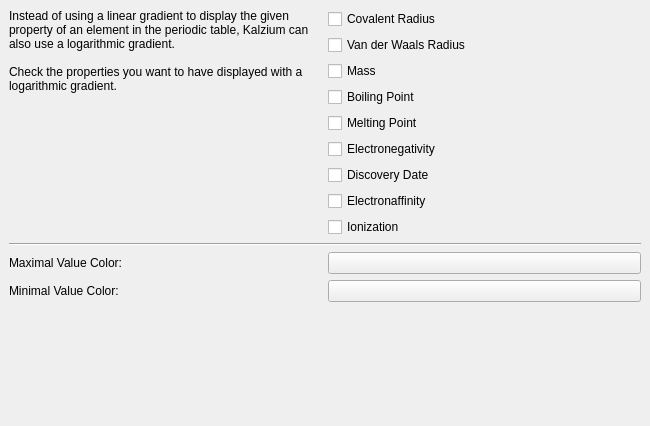
<?xml version="1.0" encoding="UTF-8"?>
<ui version="4.0">
 <class>setupGradients</class>
 <widget class="QWidget" name="setupGradients">
  <property name="geometry">
   <rect>
    <x>0</x>
    <y>0</y>
    <width>650</width>
    <height>426</height>
   </rect>
  </property>
  <property name="windowTitle">
   <string>Gradients</string>
  </property>
  <layout class="QVBoxLayout">
   <property name="spacing">
    <number>6</number>
   </property>
   <property name="margin">
    <number>9</number>
   </property>
   <item>
    <layout class="QHBoxLayout" name="horizontalLayout_3">
     <item>
      <widget class="QLabel" name="label">
       <property name="sizePolicy">
        <sizepolicy hsizetype="Preferred" vsizetype="Preferred">
         <horstretch>0</horstretch>
         <verstretch>0</verstretch>
        </sizepolicy>
       </property>
       <property name="maximumSize">
        <size>
         <width>318</width>
         <height>16777215</height>
        </size>
       </property>
       <property name="styleSheet">
        <string/>
       </property>
       <property name="text">
        <string>Instead of using a linear gradient to display the given property of an element in the periodic table, Kalzium can also use a logarithmic gradient.

Check the properties you want to have displayed with a logarithmic gradient.</string>
       </property>
       <property name="textFormat">
        <enum>Qt::AutoText</enum>
       </property>
       <property name="alignment">
        <set>Qt::AlignLeading|Qt::AlignLeft|Qt::AlignTop</set>
       </property>
       <property name="wordWrap">
        <bool>true</bool>
       </property>
      </widget>
     </item>
     <item>
      <layout class="QVBoxLayout">
       <item>
        <widget class="QCheckBox" name="kcfg_LogarithmicCovalentRadiusGradient">
         <property name="text">
          <string>Covalent Radius</string>
         </property>
        </widget>
       </item>
       <item>
        <widget class="QCheckBox" name="kcfg_LogarithmicVanDerWaalsRadiusGradient">
         <property name="text">
          <string>Van der Waals Radius</string>
         </property>
        </widget>
       </item>
       <item>
        <widget class="QCheckBox" name="kcfg_LogarithmicMassGradient">
         <property name="text">
          <string>Mass</string>
         </property>
        </widget>
       </item>
       <item>
        <widget class="QCheckBox" name="kcfg_LogarithmicBoilingPointGradient">
         <property name="text">
          <string>Boiling Point</string>
         </property>
        </widget>
       </item>
       <item>
        <widget class="QCheckBox" name="kcfg_LogarithmicMeltingPointGradient">
         <property name="text">
          <string>Melting Point</string>
         </property>
        </widget>
       </item>
       <item>
        <widget class="QCheckBox" name="kcfg_LogarithmicElectronegativityGradient">
         <property name="text">
          <string>Electronegativity</string>
         </property>
        </widget>
       </item>
       <item>
        <widget class="QCheckBox" name="kcfg_LogarithmicDiscoverydateGradient">
         <property name="text">
          <string>Discovery Date</string>
         </property>
        </widget>
       </item>
       <item>
        <widget class="QCheckBox" name="kcfg_LogarithmicElectronaffinityGradient">
         <property name="text">
          <string>Electronaffinity</string>
         </property>
        </widget>
       </item>
       <item>
        <widget class="QCheckBox" name="kcfg_LogarithmicIonizationGradient">
         <property name="text">
          <string>Ionization</string>
         </property>
        </widget>
       </item>
      </layout>
     </item>
    </layout>
   </item>
   <item>
    <widget class="Line" name="line">
     <property name="orientation">
      <enum>Qt::Horizontal</enum>
     </property>
    </widget>
   </item>
   <item>
    <layout class="QHBoxLayout" name="horizontalLayout_2">
     <item>
      <widget class="QLabel" name="label_3">
       <property name="text">
        <string>Maximal Value Color:</string>
       </property>
      </widget>
     </item>
     <item>
      <widget class="KColorButton" name="kcfg_MaxColor"/>
     </item>
    </layout>
   </item>
   <item>
    <layout class="QVBoxLayout">
     <item>
      <layout class="QHBoxLayout" name="horizontalLayout">
       <item>
        <widget class="QLabel" name="label_2">
         <property name="text">
          <string>Minimal Value Color:</string>
         </property>
        </widget>
       </item>
       <item>
        <widget class="KColorButton" name="kcfg_MinColor"/>
       </item>
      </layout>
     </item>
    </layout>
   </item>
   <item>
    <spacer name="verticalSpacer">
     <property name="orientation">
      <enum>Qt::Vertical</enum>
     </property>
     <property name="sizeHint" stdset="0">
      <size>
       <width>20</width>
       <height>40</height>
      </size>
     </property>
    </spacer>
   </item>
  </layout>
 </widget>
 <customwidgets>
  <customwidget>
   <class>KColorButton</class>
   <extends>QPushButton</extends>
   <header>kcolorbutton.h</header>
  </customwidget>
 </customwidgets>
 <resources/>
 <connections/>
</ui>
